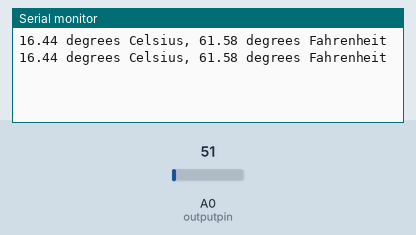
This sketch was run on a simulated Arduino Uno, built with avr-gcc and run on an emulated ATmega328P. Parts: the last lines printed to the serial monitor. The inputs (shaded band) are chosen by the test bench; at power-on: A0 (outputpin) = 51.

Above: at 1.8 s.
1.9 s: A0 (outputpin) set to 61
At 2.8 s:
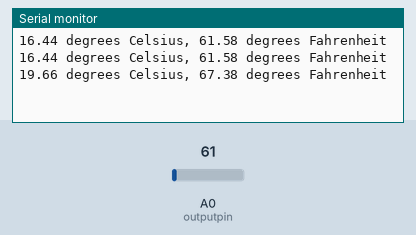
3.4 s: A0 (outputpin) set to 71
At 4.8 s:
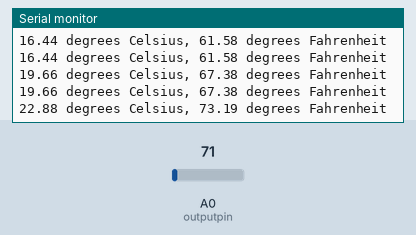
Timing chart, 0 to 6.4 s (numbered marks = the images above; inputs shaded):
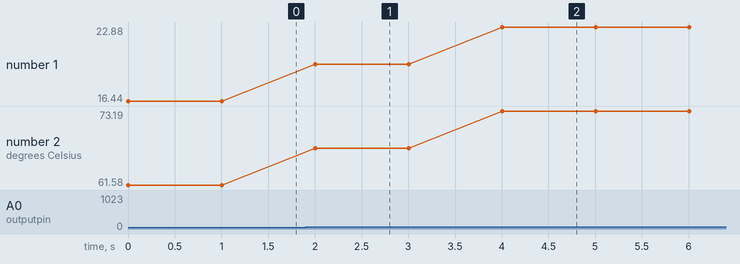

The sketch:

LM35.ino
```cpp
//initializes/defines the output pin of the LM35 temperature sensor
int outputpin = 0;
//this sets the ground pin to LOW and the input voltage pin to high
void setup()
{
  Serial.begin(9600);
}

//main loop
void loop()
{
  int rawvoltage = analogRead(outputpin);
  float millivolts = (rawvoltage / 1024.0) * 3300;
  float celsius = millivolts / 10;
  Serial.print(celsius);
  Serial.print(" degrees Celsius, ");

  Serial.print((celsius * 9) / 5 + 32);
  Serial.println(" degrees Fahrenheit");
  delay(1000);

}
```

Measured:
- after the input at 1.9 s, the serial monitor: prints a new line after 0.10 s (image 1)
- after the input at 3.4 s, the serial monitor: prints a new line after 0.61 s (image 2)
- plotted number 1: 16.44 → 19.66 after the input at 1.9 s, 19.66 → 22.88 after the input at 3.4 s
- plotted number 2: 61.58 → 67.38 after the input at 1.9 s, 67.38 → 73.19 after the input at 3.4 s
